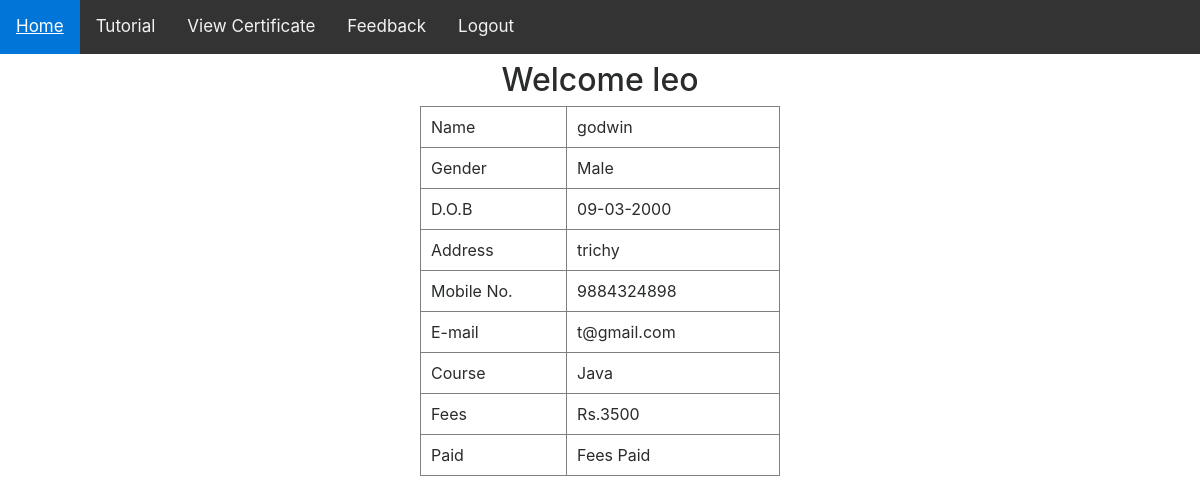
The page /userhome.php (signed in) on the database its author committed.
### tables this page shows
CREATE TABLE IF NOT EXISTS `ee_register` (
  `id` int(11) NOT NULL,
  `name` varchar(50) NOT NULL,
  `gender` varchar(10) NOT NULL,
  `dob` varchar(15) NOT NULL DEFAULT '',
  `address` varchar(100) NOT NULL DEFAULT '',
  `contact` bigint(20) NOT NULL DEFAULT 0,
  `email` varchar(60) NOT NULL DEFAULT '',
  `course` int(11) NOT NULL DEFAULT 0,
  `fees` int(11) NOT NULL DEFAULT 0,
  `paid_st` int(11) NOT NULL DEFAULT 0,
  `learn1` double NOT NULL DEFAULT 0,
  `learn2` double NOT NULL DEFAULT 0,
  `learn3` double NOT NULL DEFAULT 0,
  `learn4` double NOT NULL DEFAULT 0,
  `learn5` double NOT NULL DEFAULT 0,
  `utype` varchar(20) NOT NULL DEFAULT '',
  `uname` varchar(50) NOT NULL,
  `pass` varchar(255) NOT NULL,
  PRIMARY KEY (`id`),
  UNIQUE KEY `uniq_uname` (`uname`)
);

CREATE TABLE IF NOT EXISTS `ee_course` (
  `id` int(11) NOT NULL,
  `course` varchar(50) NOT NULL,
  PRIMARY KEY (`id`),
  UNIQUE KEY `uniq_course` (`course`)
);

### include/dbconnect.php (called while the page is built, shortened)
<?php
$db_host = getenv('DB_HOST') ? getenv('DB_HOST') : 'localhost';
$db_user = getenv('DB_USER') ? getenv('DB_USER') : 'root';
$db_pass = getenv('DB_PASS') !== false ? getenv('DB_PASS') : '';
$db_name = getenv('DB_NAME') ? getenv('DB_NAME') : 'course_portal';
$connect = mysqli_connect($db_host, $db_user, $db_pass, $db_name);
function db_escape($value)
{
    global $connect;
    return mysqli_real_escape_string($connect, (string)$value);
}
function db_query($sql)
{
    global $connect;
    return mysqli_query($connect, $sql);
}
function db_fetch_array($result)
{
    return mysqli_fetch_array($result, MYSQLI_ASSOC);
}
function h($value)
{
    return htmlspecialchars((string)$value, ENT_QUOTES, 'UTF-8');
}
?>

### userhome.php (the view, shortened to what this page needs)
<?php
include("include/dbconnect.php");
$uname = $_SESSION['uname'];
$q1 = db_query("SELECT * FROM ee_register WHERE uname='" . db_escape($uname) . "'");
$r1 = db_fetch_array($q1);
$course_name = 'Not Assigned';
if ((int)$r1['course'] > 0) {
    $q2 = db_query("SELECT * FROM ee_course WHERE id=" . (int)$r1['course']);
    $r2 = db_fetch_array($q2);
    if ($r2 && isset($r2['course'])) {
        $course_name = $r2['course'];
    }
}
?>
<!DOCTYPE html>
<html lang="en">
<head>
<?php include("include/head.php"); ?>
</head>
<body>
<?php include("include/link_user.php"); ?>
<h2 align="center">Welcome <?php echo h($uname); ?></h2>
<div class="row">
  <div class="col-lg-4"></div>
  <div class="col-lg-4">
  </div>
</div>
<table width="360" border="1" align="center">
  <tr>
    <td width="140">Name</td>
    <td width="204"><?php echo h($r1['name']); ?></td>
  </tr>
  <tr>
    <td>Gender</td>
    <td><?php echo h($r1['gender']); ?></td>
  </tr>
  <tr>
    <td>D.O.B</td>
    <td><?php echo h($r1['dob']); ?></td>
  </tr>
  <tr>
    <td>Address</td>
    <td><?php echo h($r1['address']); ?></td>
  </tr>
  <tr>
    <td>Mobile No.</td>
    <td><?php echo h($r1['contact']); ?></td>
  </tr>
  <tr>
    <td>E-mail</td>
    <td><?php echo h($r1['email']); ?></td>
  </tr>
  <tr>
    <td>Course</td>
    <td><?php echo h($course_name); ?></td>
  </tr>
  <tr>
    <td>Fees</td>
    <td><?php echo ((int)$r1['fees'] > 0) ? 'Rs.' . h($r1['fees']) : '-'; ?></td>
  </tr>
  <tr>
    <td>Paid</td>
    <td>
      <?php
      if ((int)$r1['paid_st'] === 1) {
          echo "Fees Paid";
      } elseif ((int)$r1['fees'] > 0) {
          echo '<a href="pay.php">Pay Fees</a>';
      } else {
          echo "Not Assigned";
      }
      ?>
    </td>
  </tr>
</table>
<p>&nbsp;</p>
</body>
</html>

### include/head.php (style rules this page uses)
table[border="1"] th, table[border="1"] td { padding: 8px 10px; }

### rows shown on the page
ee_register: name "godwin", gender "Male", dob "09-03-2000", address "trichy", contact "9884324898", email "t@gmail.com", fees "3500"
ee_course: course "Java"

### other values the page prints
$uname "leo"
